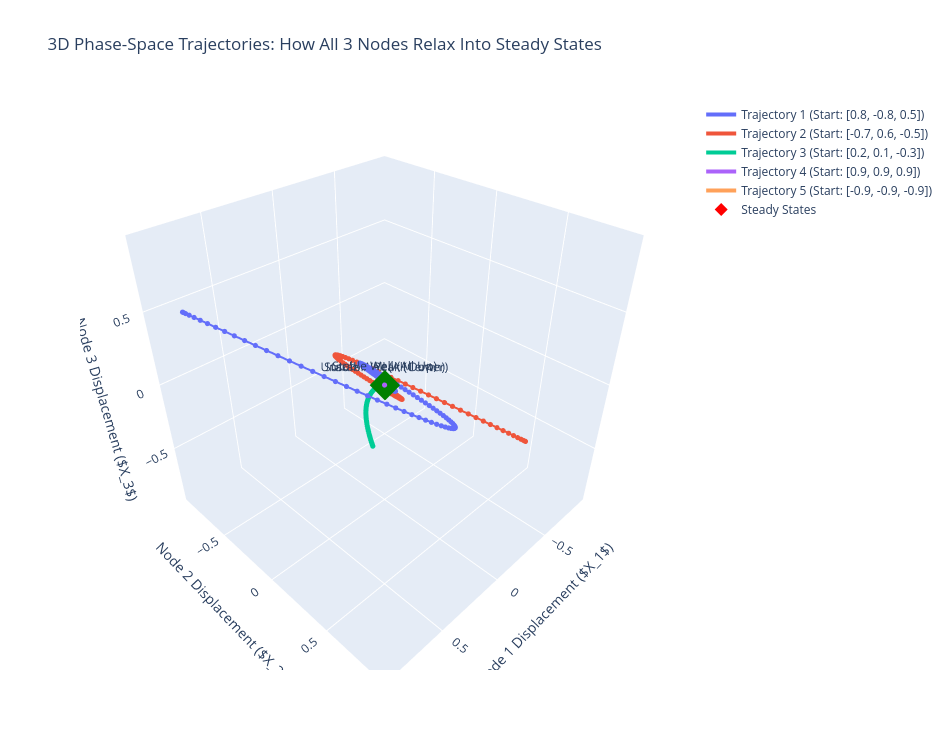

Notebook source saved alongside this figure:
### Code cell
# All 6
def system_dynamics(T, Y, epsilons, kappa, zeta):
  X1, X2, X3, V1, V2, V3 = Y
  eps1, eps2, eps3 = epsilons

  dX1 = V1
  dX2 = V2
  dX3 = V3

  dV1 = (
      -2 * zeta * V1
      - 2 * (1 - (1 + eps1) / np.sqrt(1 + X1**2)) * X1
      - kappa * (X1 - X2)
  )
  dV2 = (
      -2 * zeta * V2
      - 2 * (1 - (1 + eps2) / np.sqrt(1 + X2**2)) * X2
      - kappa * (X2 - X1)
      - kappa * (X2 - X3)
  )
  dV3 = (
      -2 * zeta * V3
      - 2 * (1 - (1 + eps3) / np.sqrt(1 + X3**2)) * X3
      - kappa * (X3 - X2)
  )

  return [dX1, dX2, dX3, dV1, dV2, dV3]


epsilons = [0.1, 0.1, 0.1]
kappa = 1.0
kappa_wall = 0.0
zeta = 0.5

initial_guesses = [
    [0.8, -0.8, 0.5],
    [-0.7, 0.6, -0.5],
    [0.2, 0.1, -0.3],
    [0.9, 0.9, 0.9],
    [-0.9, -0.9, -0.9],
]

fig = go.Figure()

T_span = (0, 15)
T_eval = np.linspace(0, 15, 300)

for idx, pos_guess in enumerate(initial_guesses):
  Y0 = pos_guess + [0.0, 0.0, 0.0]
  sol = solve_ivp(
      system_dynamics,
      T_span,
      Y0,
      args=(epsilons, kappa, zeta),
      t_eval=T_eval,
  )

  x1_path = sol.y[0]
  x2_path = sol.y[1]
  x3_path = sol.y[2]

  fig.add_trace(
      go.Scatter3d(
          x=x1_path,
          y=x2_path,
          z=x3_path,
          mode="lines+markers",
          marker=dict(size=3),
          line=dict(width=4),
          name=f"Trajectory {idx+1} (Start: {pos_guess})",
      )
  )

# Steady State point
# got to look x coord as one the y as one and z as one
steady_states_x = [-0.4583, 0.0, 0.4583]
steady_states_y = [-0.4583, 0.0, 0.4583]
steady_states_z = [-0.4583, 0.0, 0.4583]

fig.add_trace(
    go.Scatter3d(
        x=steady_states_x,
        y=steady_states_y,
        z=steady_states_z,
        mode="markers+text",
        marker=dict(size=10, color=["red", "black", "green"], symbol="diamond"),
        text=[
            "Stable Well (All Down)",
            "Unstable Peak (Center)",
            "Stable Well (All Up)",
        ],
        textposition="top center",
        name="Steady States",
    )
)

fig.update_layout(
    title=(
        "3D Phase-Space Trajectories: How All 3 Nodes Relax Into Steady States"
    ),
    scene=dict(
        xaxis_title="Node 1 Displacement ($X_1$)",
        yaxis_title="Node 2 Displacement ($X_2$)",
        zaxis_title="Node 3 Displacement ($X_3$)",
    ),
    width=950,
    height=750,
)

fig.show()

### Figure 1 — Plotly figure (JSON) as saved in the notebook; plotly's stock layout.template omitted (floating-point values rounded to 4 significant figures; data arrays with more than 128 entries replaced by an {"elided": "..."} marker saying what was removed)
{"data": [{"line": {"width": 4}, "marker": {"size": 3}, "mode": "lines+markers", "name": "Trajectory 1 (Start: [0.8, -0.8, 0.5])", "type": "scatter3d", "x": {"elided": "300 float values"}, "y": {"elided": "300 float values"}, "z": {"elided": "300 float values"}}, {"line": {"width": 4}, "marker": {"size": 3}, "mode": "lines+markers", "name": "Trajectory 2 (Start: [-0.7, 0.6, -0.5])", "type": "scatter3d", "x": {"elided": "300 float values"}, "y": {"elided": "300 float values"}, "z": {"elided": "300 float values"}}, {"line": {"width": 4}, "marker": {"size": 3}, "mode": "lines+markers", "name": "Trajectory 3 (Start: [0.2, 0.1, -0.3])", "type": "scatter3d", "x": {"elided": "300 float values"}, "y": {"elided": "300 float values"}, "z": {"elided": "300 float values"}}, {"line": {"width": 4}, "marker": {"size": 3}, "mode": "lines+markers", "name": "Trajectory 4 (Start: [0.9, 0.9, 0.9])", "type": "scatter3d", "x": {"elided": "300 float values"}, "y": {"elided": "300 float values"}, "z": {"elided": "300 float values"}}, {"line": {"width": 4}, "marker": {"size": 3}, "mode": "lines+markers", "name": "Trajectory 5 (Start: [-0.9, -0.9, -0.9])", "type": "scatter3d", "x": {"elided": "300 float values"}, "y": {"elided": "300 float values"}, "z": {"elided": "300 float values"}}, {"marker": {"color": ["red", "black", "green"], "size": 10, "symbol": "diamond"}, "mode": "markers+text", "name": "Steady States", "text": ["Stable Well (All Down)", "Unstable Peak (Center)", "Stable Well (All Up)"], "textposition": "top center", "type": "scatter3d", "x": [-0.4583, 0, 0.4583], "y": [-0.4583, 0, 0.4583], "z": [-0.4583, 0, 0.4583]}], "layout": {"height": 750, "scene": {"xaxis": {"title": {"text": "Node 1 Displacement ($X_1$)"}}, "yaxis": {"title": {"text": "Node 2 Displacement ($X_2$)"}}, "zaxis": {"title": {"text": "Node 3 Displacement ($X_3$)"}}}, "title": {"text": "3D Phase-Space Trajectories: How All 3 Nodes Relax Into Steady States"}, "width": 950}}
